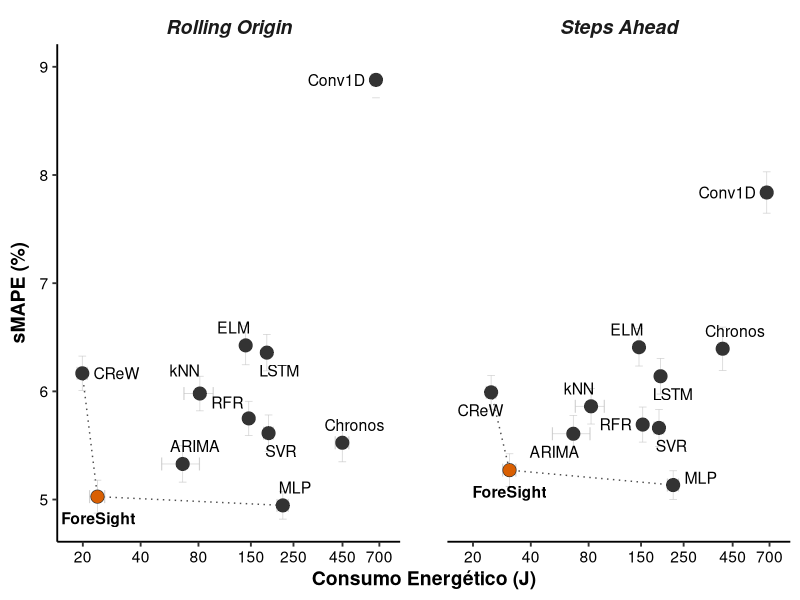

Reproduce this figure in R.
library(ggplot2)
library(ggrepel)
library(dplyr)

pretty_model <- function(x) {
  dplyr::case_when(
    x == "foresight" ~ "ForeSight",
    x == "regwisard" ~ "CReW",
    x == "knn" ~ "kNN",
    x == "chronos" ~ "Chronos",
    x == "conv1d" ~ "Conv1D",
    TRUE ~ toupper(x)
  )
}

is_pareto <- function(x, y) {
  n <- length(x)
  p <- rep(TRUE, n)
  
  for (i in seq_len(n)) {
    for (j in seq_len(n)) {
      if (i == j) next
      if (
        x[j] <= x[i] &&
        y[j] <= y[i] &&
        (x[j] < x[i] || y[j] < y[i])
      ) {
        p[i] <- FALSE
        break
      }
    }
  }
  p
}

prepare_plot_data <- function(df, dataset_name) {
  df %>%
    mutate(
      dataset = dataset_name,
      model_label = pretty_model(model),
      highlight = ifelse(model == "foresight", "ForeSight", "Other"),
      label_face = ifelse(model == "foresight", "bold", "plain"),
      pareto = is_pareto(smape, energy)
    )
}

df_ro <- data.frame(
  model = c("arima", "chronos", "conv1d", "elm", "foresight", "knn", "lstm", "mlp", "regwisard", "rfr", "svr"),
  smape = c(5.329, 5.525, 8.879, 6.425, 5.027, 5.980, 6.358, 4.946, 6.167, 5.750, 5.614),
  energy = c(66.218, 448.843, 672.215, 140.942, 23.835, 81.356, 181.613, 219.980, 19.870, 146.198, 185.404),
  smape_ci95 = c(0.168, 0.176, 0.166, 0.179, 0.152, 0.160, 0.169, 0.127, 0.159, 0.158, 0.168),
  energy_ci95 = c(14.746, 36.452, 32.644, 2.432, 2.151, 14.124, 3.327, 14.718, 1.197, 2.888, 10.634)
)

df_sa <- data.frame(
  model = c("arima", "chronos", "conv1d", "elm", "foresight", "knn", "lstm", "mlp", "regwisard", "rfr", "svr"),
  smape = c(5.608, 6.394, 7.838, 6.408, 5.272, 5.862, 6.140, 5.134, 5.991, 5.693, 5.662),
  energy = c(66.591, 399.197, 676.981, 146.372, 30.980, 82.378, 189.504, 220.461, 24.859, 153.050, 186.008),
  smape_ci95 = c(0.170, 0.200, 0.191, 0.174, 0.151, 0.164, 0.165, 0.132, 0.156, 0.162, 0.171),
  energy_ci95 = c(14.749, 19.390, 32.689, 2.549, 2.445, 14.174, 3.484, 14.724, 1.416, 3.028, 10.649)
)

df_all <- bind_rows(
  prepare_plot_data(df_ro, "ro"),
  prepare_plot_data(df_sa, "sa")
) %>%
  mutate(dataset = factor(dataset, levels = c("ro", "sa")))

pareto_front <- df_all %>%
  group_by(dataset) %>%
  filter(pareto) %>%
  arrange(energy, .by_group = TRUE) %>%
  ungroup()

xlim <- range(c(df_all$energy - df_all$energy_ci95, df_all$energy + df_all$energy_ci95))
ci_h <- 0.06

ci_x <- df_all %>%
  transmute(
    dataset,
    smape,
    x = energy - energy_ci95,
    xend = energy + energy_ci95
  )

ci_x_left <- df_all %>%
  transmute(
    dataset,
    smape,
    x = energy - energy_ci95,
    xend = energy - energy_ci95,
    y = smape - ci_h,
    yend = smape + ci_h
  )

ci_x_right <- df_all %>%
  transmute(
    dataset,
    smape,
    x = energy + energy_ci95,
    xend = energy + energy_ci95,
    y = smape - ci_h,
    yend = smape + ci_h
  )

g <- ggplot(df_all, aes(energy, smape)) +
  geom_path(data = pareto_front, aes(group = dataset), linewidth = 0.5, linetype = "dotted", colour = "gray30") +
  geom_segment(data = ci_x, aes(x = x, xend = xend, y = smape, yend = smape), inherit.aes = FALSE, colour = "gray75", alpha = 0.7, linewidth = 0.25) +
  geom_segment(data = ci_x_left, aes(x = x, xend = xend, y = y, yend = yend), inherit.aes = FALSE, colour = "gray75", alpha = 0.7, linewidth = 0.4) +
  geom_segment(data = ci_x_right, aes(x = x, xend = xend, y = y, yend = yend), inherit.aes = FALSE, colour = "gray75", alpha = 0.7, linewidth = 0.4) +
  geom_errorbar(aes(ymin = smape - smape_ci95, ymax = smape + smape_ci95), width = 0.04, colour = "gray75", alpha = 0.7, linewidth = 0.25) +
  geom_point(aes(fill = highlight), shape = 21, size = 4.3, colour = "gray20", stroke = 0.35) +
  geom_text_repel(
    data = df_all %>% filter(model != "foresight"),
    aes(label = model_label, fontface = label_face),
    size = 4, box.padding = 0.5, point.padding = 0.4,
    segment.size = 0.25, max.overlaps = Inf, seed = 42
  ) +
  geom_text_repel(
    data = df_all %>% filter(model == "foresight"),
    aes(label = model_label, fontface = label_face),
    size = 4, box.padding = 0.2, point.padding = 0.15,
    nudge_y = -0.2, direction = "y", segment.size = 0,
    segment.color = NA, max.overlaps = Inf, seed = 42
  ) +
  scale_fill_manual(values = c("Other" = "grey20", "ForeSight" = "#D95F02"), guide = "none") +
  scale_x_log10(breaks = c(20, 40, 80, 150, 250, 450, 700)) +
  scale_y_continuous(breaks = 5:9, limits = c(NA, 9)) +
  coord_cartesian(xlim = c(max(1, xlim[1] * 0.95), xlim[2] * 1.05)) +
  facet_wrap(
    ~dataset,
    nrow = 1,
    labeller = as_labeller(c(ro = "Rolling Origin", sa = "Steps Ahead"))
  ) +
  labs(x = "Consumo Energético (J)", y = expression(bold("sMAPE (%)"))) +
  theme_classic(base_size = 14) +
  theme(
    axis.title = element_text(face = "bold"),
    axis.text = element_text(colour = "black"),
    panel.spacing.x = unit(1.2, "cm"),
    strip.background = element_blank(),
    strip.text = element_text(face = "bold.italic", size = 14)
  )

ggsave("pareto.pdf", g, width = 12.5, height = 5.5)
